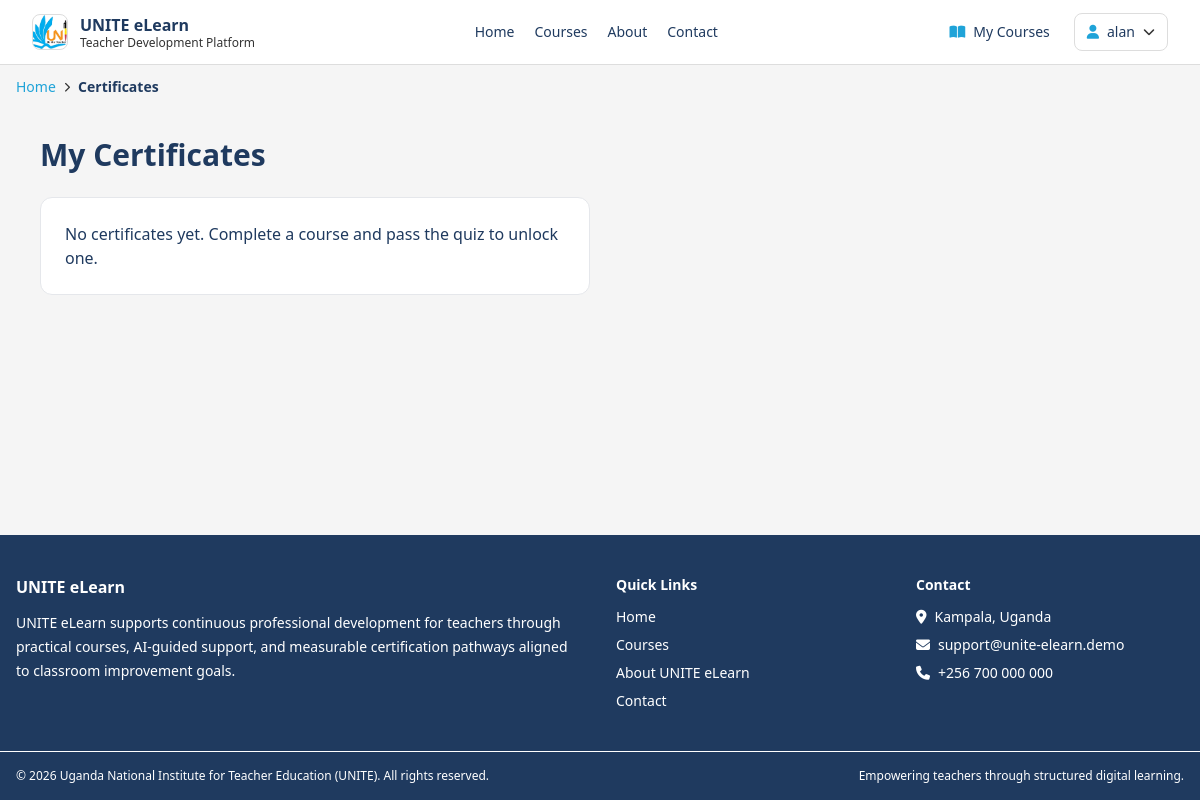
/certificates/ (signed in), run on an earlier commit of the app's database.
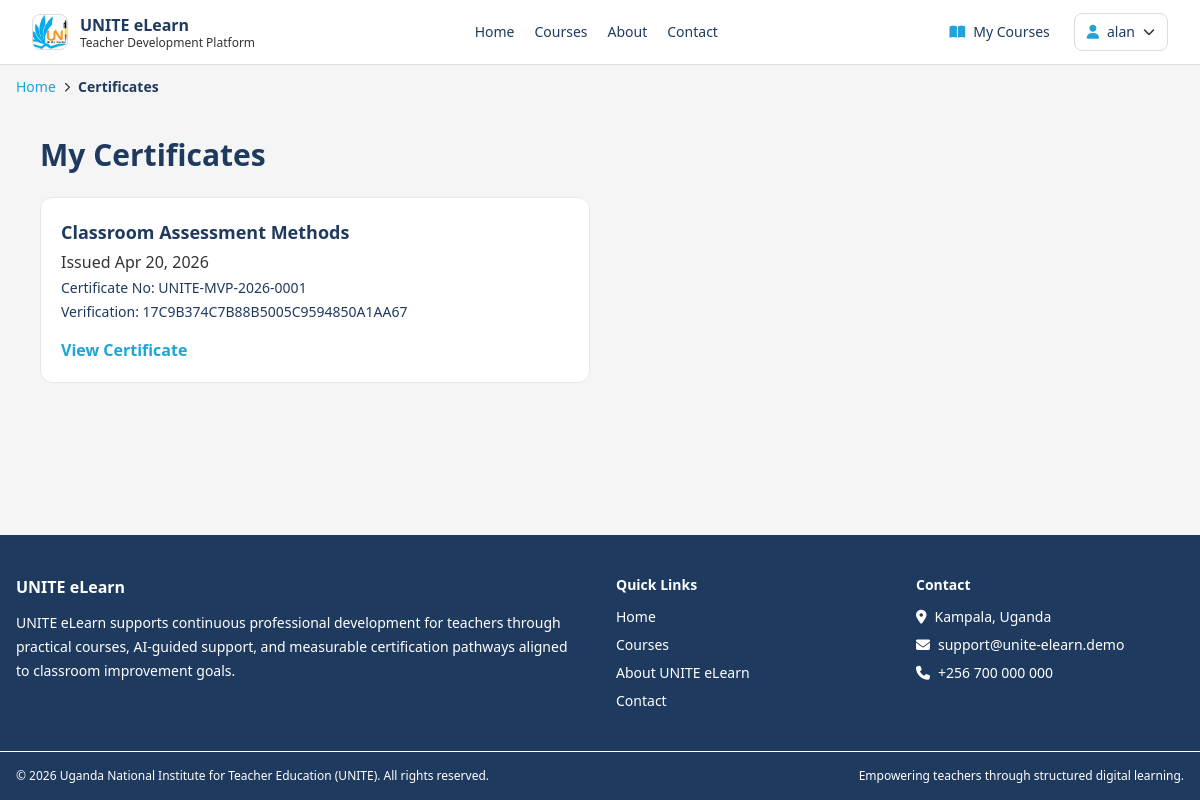
And on a later commit of the database.
### certificates/models.py (models this page shows, shortened)
class Certificate(models.Model):
    user = models.ForeignKey(User, on_delete=models.CASCADE, related_name="certificates")
    course = models.ForeignKey(Course, on_delete=models.CASCADE, related_name="certificates")
    certificate_number = models.CharField(max_length=100, unique=True)
    verification_code = models.CharField(max_length=64, unique=True, blank=True, null=True)
    issued_at = models.DateTimeField(auto_now_add=True)
    final_score = models.FloatField(default=0)
    class Meta:
        unique_together = ("user", "course")
        ordering = ["-issued_at"]

### courses/models.py (models this page shows, shortened)
class Course(models.Model):
    LEVEL_BEGINNER = "beginner"
    LEVEL_INTERMEDIATE = "intermediate"
    LEVEL_ADVANCED = "advanced"
    LEVEL_CHOICES = [
        (LEVEL_BEGINNER, "Beginner"),
        (LEVEL_INTERMEDIATE, "Intermediate"),
        (LEVEL_ADVANCED, "Advanced"),
    ]
    title = models.CharField(max_length=255)
    slug = models.SlugField(unique=True, max_length=255)
    category = models.CharField(max_length=120, blank=True, db_index=True)
    level = models.CharField(max_length=20, choices=LEVEL_CHOICES, default=LEVEL_BEGINNER)
    short_description = models.CharField(max_length=300)
    description = models.TextField()
    learning_objectives = models.TextField(blank=True)
    prerequisites = models.TextField(blank=True)
    target_audience = models.TextField(blank=True)
    created_by = models.ForeignKey(
        User,
        on_delete=models.SET_NULL,
        null=True,
        blank=True,
        related_name="created_courses",
    )
    cover_image = models.URLField(blank=True)
    is_published = models.BooleanField(default=True)
    passing_score = models.PositiveIntegerField(default=60)
    estimated_duration_hours = models.PositiveIntegerField(default=6)
    created_at = models.DateTimeField(auto_now_add=True)
    updated_at = models.DateTimeField(auto_now=True)
    class Meta:
        ordering = ["title"]

### certificates/views.py (the view)
# urls.py: path("certificates/", views.my_certificates_view, name="my-certificates"),
@login_required
def my_certificates_view(request):
    certificates = Certificate.objects.filter(user=request.user).select_related("course")
    return render(request, "certificates/my_certificates.html", {"certificates": certificates})

### core/templatetags/navigation.py (called while the page is built)
def _safe_reverse(name, **kwargs):
    try:
        return reverse(name, kwargs=kwargs) if kwargs else reverse(name)
    except NoReverseMatch:
        return ""

### certificates/templates/certificates/my_certificates.html (shortened to what this page needs)
{% extends 'base.html' %}
{% block content %}
<div class="max-w-6xl mx-auto px-4 py-10">
    <h1 class="text-3xl font-bold mb-6">My Certificates</h1>
    <div class="grid md:grid-cols-2 gap-5">
        {% for certificate in certificates %}
            <div class="bg-white border rounded-xl p-5">
                <h2 class="font-bold text-lg">{{ certificate.course.title }}</h2>
                <p class="text-unite-text-main mt-1">Issued {{ certificate.issued_at|date:"M d, Y" }}</p>
                <p class="text-sm mt-1">Certificate No: {{ certificate.certificate_number }}</p>
                <p class="text-sm mt-1">Verification: {{ certificate.verification_code }}</p>
                <a href="{% url 'certificates:detail' certificate.id %}" class="inline-block mt-4 text-unite-blue-500 font-semibold">View Certificate</a>
            </div>
        {% empty %}
            <div class="bg-white border rounded-xl p-6">No certificates yet. Complete a course and pass the quiz to unlock one.</div>
        {% endfor %}
    </div>
</div>
{% endblock %}

### core/templates/base.html (shortened to what this page needs)
{% load static %}
<!DOCTYPE html>
<html lang="en">
<head>
    <link rel="stylesheet" href="https://cdnjs.cloudflare.com/ajax/libs/font-awesome/6.7.2/css/all.min.css">
    <script src="https://cdn.tailwindcss.com"></script>
</head>
<body class="bg-unite-gray-100 text-unite-navy-500 min-h-screen flex flex-col">
    {% include 'partials/navbar.html' %}
    <main class="flex-grow page-fade">
        {% get_breadcrumbs as breadcrumbs %}
        {% if breadcrumbs|length > 1 %}
            <section class="max-w-7xl mx-auto px-4 pt-3 pb-0 no-print">
                <nav aria-label="Breadcrumb">
                    <ol class="flex flex-wrap items-center gap-2 text-sm">
                        {% for crumb in breadcrumbs %}
                            <li class="flex items-center gap-2">
                                {% if not forloop.first %}
                                    <i class="fa-solid fa-chevron-right text-[10px] text-unite-text-main"></i>
                                {% endif %}
                                {% if crumb.url and not forloop.last %}
                                    <a href="{{ crumb.url }}" class="text-unite-blue-500 hover:text-unite-blue-600 hover:underline">{{ crumb.label }}</a>
                                {% else %}
                                    <span class="{% if forloop.last %}text-unite-navy-500 font-semibold{% else %}text-unite-text-main{% endif %}">{{ crumb.label }}</span>
                                {% endif %}
                            </li>
                        {% endfor %}
                    </ol>
                </nav>
            </section>
        {% endif %}
        {% block content %}{% endblock %}
    </main>
    {% include 'partials/footer.html' %}
</body>
</html>

### core/templates/partials/navbar.html (shortened to what this page needs)
{% load static %}
<nav class="bg-white border-b border-unite-gray-300 sticky top-0 z-40 no-print">
    <div class="max-w-7xl mx-auto px-4 sm:px-6 lg:px-8">
        <div class="flex justify-between h-16 items-center gap-5">
            <a href="{% url 'core:home' %}" class="flex items-center gap-3 min-w-fit">
                <img src="{% static 'UNITE_Logo.png' %}" alt="UNITE logo" class="h-9 w-9 rounded-lg object-cover border border-unite-gray-300">
                <div>
                    <p class="font-bold text-unite-navy-500 leading-tight">UNITE eLearn</p>
                    <p class="text-xs text-unite-text-main leading-tight">Teacher Development Platform</p>
                </div>
            </a>
            <div class="hidden md:flex items-center gap-5 text-sm">
                <a class="hover:text-unite-blue-500 transition-colors" href="{% url 'core:home' %}">Home</a>
                <a class="hover:text-unite-blue-500 transition-colors" href="{% url 'courses:list' %}">Courses</a>
                <a class="hover:text-unite-blue-500 transition-colors" href="{% url 'core:about' %}">About</a>
                <a class="hover:text-unite-blue-500 transition-colors" href="{% url 'core:about' %}#contact">Contact</a>
            </div>
            <div class="flex items-center gap-2 sm:gap-3 text-sm">
                {% if request.user.is_authenticated %}
                    <a class="hidden sm:inline-flex items-center gap-2 px-3 py-2 rounded-lg hover:bg-unite-gray-100 transition-colors" href="{% url 'courses:my-courses' %}">
                        <i class="fa-solid fa-book-open text-unite-blue-500"></i> My Courses
                    </a>
                    <details class="relative">
                        <summary class="list-none cursor-pointer px-3 py-2 rounded-lg border border-unite-gray-300 bg-white hover:bg-unite-gray-100 flex items-center gap-2">
                            <i class="fa-solid fa-user text-unite-blue-500"></i>
                            <span class="hidden sm:inline">{{ request.user.username }}</span>
                            <i class="fa-solid fa-chevron-down text-xs text-unite-text-main"></i>
                        </summary>
                    </details>
                {% else %}
                    <a class="px-3 py-2 rounded-lg hover:bg-unite-gray-100" href="{% url 'accounts:login' %}">Login</a>
                    <a class="px-4 py-2 rounded-lg bg-unite-orange-500 hover:bg-unite-orange-600 text-white transition-colors" href="{% url 'accounts:register' %}">Register</a>
                {% endif %}
            </div>
        </div>
    </div>
</nav>

### core/templates/partials/footer.html
<footer class="bg-unite-navy-500 text-white mt-16 no-print">
    <div class="max-w-7xl mx-auto px-4 py-10 grid md:grid-cols-4 gap-8 text-sm">
        <div class="md:col-span-2">
            <h3 class="font-semibold text-white text-base">UNITE eLearn</h3>
            <p class="mt-3 text-white leading-6 max-w-xl">
                UNITE eLearn supports continuous professional development for teachers through practical courses,
                AI-guided support, and measurable certification pathways aligned to classroom improvement goals.
            </p>
        </div>
        <div>
            <h4 class="font-semibold text-white">Quick Links</h4>
            <ul class="mt-3 space-y-2">
                <li><a class="hover:text-white" href="{% url 'core:home' %}">Home</a></li>
                <li><a class="hover:text-white" href="{% url 'courses:list' %}">Courses</a></li>
                <li><a class="hover:text-white" href="{% url 'core:about' %}">About UNITE eLearn</a></li>
                <li><a class="hover:text-white" href="{% url 'core:about' %}#contact">Contact</a></li>
            </ul>
        </div>
        <div id="contact">
            <h4 class="font-semibold text-white">Contact</h4>
            <ul class="mt-3 space-y-2 text-white">
                <li><i class="fa-solid fa-location-dot mr-2"></i>Kampala, Uganda</li>
                <li><i class="fa-solid fa-envelope mr-2"></i>support@unite-elearn.demo</li>
                <li><i class="fa-solid fa-phone mr-2"></i>+256 700 000 000</li>
            </ul>
        </div>
    </div>
    <div class="border-t border-white">
        <div class="max-w-7xl mx-auto px-4 py-4 text-xs text-white flex flex-wrap justify-between gap-2">
            <p>&copy; {% now "Y" %} Uganda National Institute for Teacher Education (UNITE). All rights reserved.</p>
            <p>Empowering teachers through structured digital learning.</p>
        </div>
    </div>
</footer>

### core/templates/base.html (style rules this page uses)
body { font-family: "Segoe UI", Tahoma, Geneva, Verdana, sans-serif; }
.page-fade { animation: fadeIn .25s ease-out; }

What changed in the data, as far as the page shows it:
added Certificate: course "Classroom Assessment Methods", issued_at "Apr 20, 2026", certificate_number "UNITE-MVP-2026-0001", verification_code "17C9B374C7B88B5005C9594850A1AA67"
Also different on the page:
text no longer shown: "No certificates yet. Complete a course and pass the quiz to unlock one."
